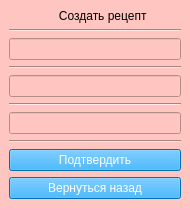
<?xml version="1.0" encoding="UTF-8"?>
<ui version="4.0">
 <class>choose</class>
 <widget class="QMainWindow" name="choose">
  <property name="geometry">
   <rect>
    <x>0</x>
    <y>0</y>
    <width>190</width>
    <height>206</height>
   </rect>
  </property>
  <property name="windowTitle">
   <string>MainWindow</string>
  </property>
  <property name="styleSheet">
   <string notr="true">background-color: rgb(255, 197, 192);
color: rgb(255, 255, 255);</string>
  </property>
  <widget class="QWidget" name="centralwidget">
   <layout class="QVBoxLayout" name="verticalLayout_2">
    <item>
     <widget class="QLabel" name="label">
      <property name="styleSheet">
       <string notr="true">color: rgb(0, 0, 0);</string>
      </property>
      <property name="text">
       <string>               Создать рецепт</string>
      </property>
     </widget>
    </item>
    <item>
     <widget class="Line" name="line">
      <property name="orientation">
       <enum>Qt::Horizontal</enum>
      </property>
     </widget>
    </item>
    <item>
     <widget class="QLineEdit" name="lineEdit"/>
    </item>
    <item>
     <widget class="Line" name="line_2">
      <property name="orientation">
       <enum>Qt::Horizontal</enum>
      </property>
     </widget>
    </item>
    <item>
     <widget class="QLineEdit" name="lineEdit_2"/>
    </item>
    <item>
     <widget class="Line" name="line_3">
      <property name="orientation">
       <enum>Qt::Horizontal</enum>
      </property>
     </widget>
    </item>
    <item>
     <widget class="QLineEdit" name="lineEdit_3"/>
    </item>
    <item>
     <widget class="Line" name="line_4">
      <property name="orientation">
       <enum>Qt::Horizontal</enum>
      </property>
     </widget>
    </item>
    <item>
     <widget class="QPushButton" name="pushButton_7">
      <property name="styleSheet">
       <string notr="true">background-color: rgb(0, 156, 255);</string>
      </property>
      <property name="text">
       <string>Подтвердить</string>
      </property>
     </widget>
    </item>
    <item>
     <widget class="QPushButton" name="pushButton_4">
      <property name="styleSheet">
       <string notr="true">background-color: rgb(0, 156, 255);</string>
      </property>
      <property name="text">
       <string>Вернуться назад</string>
      </property>
     </widget>
    </item>
   </layout>
  </widget>
 </widget>
 <resources/>
 <connections/>
</ui>
